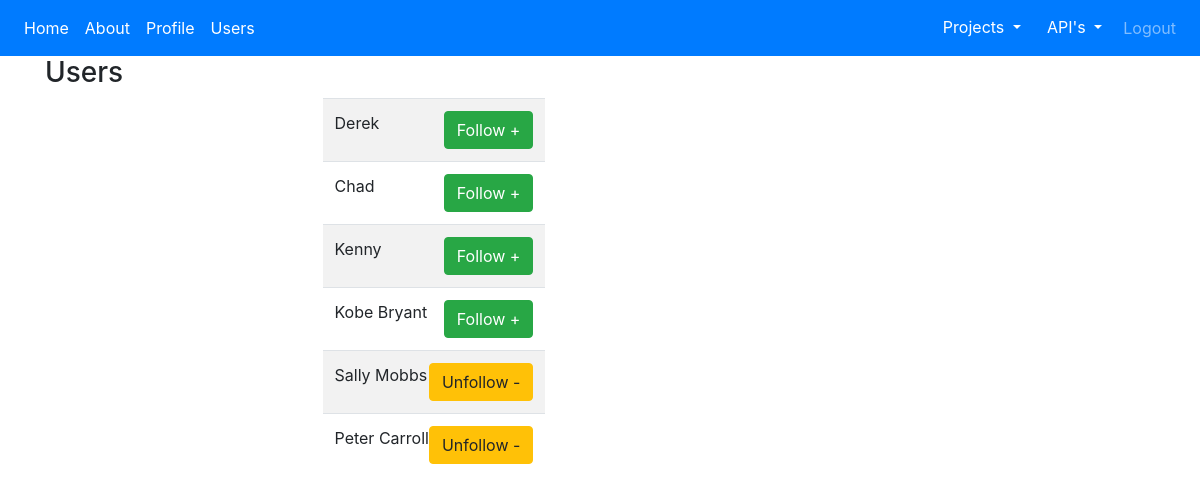
/users (signed in), run on the app's committed database.
### app/models.py (models this page shows, shortened)
class User(db.Model,UserMixin):
    id = db.Column(db.Integer, primary_key=True)
    name = db.Column(db.String(40), nullable=False)
    email = db.Column(db.String(50), nullable=False, unique=True)
    password = db.Column(db.String(180), nullable=False)
    created_on = db.Column(db.DateTime, nullable=False,
                           default=datetime.utcnow)
    posts = db.relationship('Post',backref='author', lazy='dynamic')
    followed = db.relationship(
        'User',
        secondary=followers,
        primaryjoin=(followers.c.follower_id == id),
        secondaryjoin=(followers.c.followed_id == id),
        backref=db.backref('followers', lazy='dynamic'),
        lazy = "dynamic"
    )
    def __str__(self):
        return self.name
    def is_following(self,user):
        return self.followed.filter(followers.c.followed_id == user.id).count() > 0

### app/blueprints/main/routes.py (the view)
@main.route('/users')
@login_required
def users():
    context = {
        'users':[i for i in User.query.all() if i.id != current_user.id]
    }
    return render_template('users.html', **context)

### app/models.py (called while the page is built)
@login.user_loader
def get_user(id):
    return User.query.get(int(id))

### app/templates/users.html
{% extends 'layout.html' %}
{% block content %}
  <h3>Users</h3>
<div class="com-md-6 offset-md-3">
<table class="table table-striped table-inverse table-responsive">
    <tbody>
      {% if users %}
        {% for u in users %}
          <tr>
            <td>
              {{ u }}
              {% if current_user.is_following(u) %}
              <span class="float-right"> <a href="{{url_for('main.users_remove', user=u)}}" class="btn btn-warning">Unfollow -</a></span>
              {% else%}
              <span class="float-right"> <a href="{{url_for('main.users_add', user=u)}}" class="btn btn-success">Follow +</a></span>
              {% endif %}
            </td>
          </tr>
        {% endfor %}
      {% endif %}
    </tbody>
</table>
</div>
  {% endblock %}

### data on the page
User: name "Derek"
User: name "Chad"
User: name "Kenny"
User: name "Kobe Bryant"
User: name "Sally Mobbs"
User: name "Peter Carroll"
